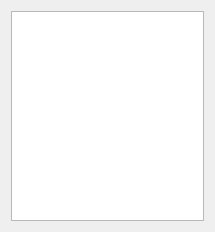
<?xml version="1.0" encoding="UTF-8"?>
<ui version="4.0">
 <class>Controls</class>
 <widget class="QWidget" name="Controls">
  <property name="geometry">
   <rect>
    <x>0</x>
    <y>0</y>
    <width>215</width>
    <height>232</height>
   </rect>
  </property>
  <property name="windowTitle">
   <string>Form</string>
  </property>
  <layout class="QVBoxLayout" name="verticalLayout">
   <item>
    <widget class="QListView" name="m_pTable"/>
   </item>
  </layout>
 </widget>
 <resources/>
 <connections/>
</ui>
